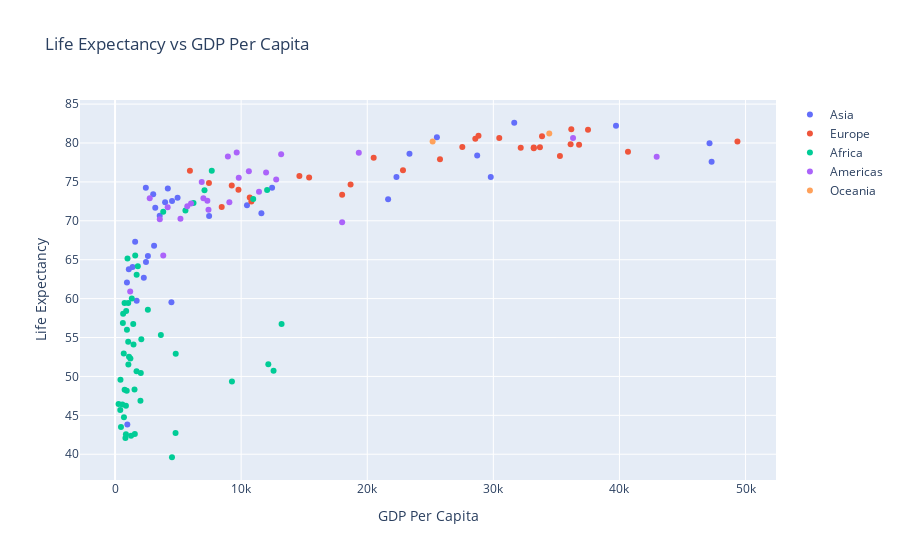

The cell this chart's notebook holds for it:
### Code cell
# avoiding to write muptiple scatter objects, using list comrehension to write only one line
traces=[go.Scatter(y=gapminder_subset[gapminder_subset['continent']==cont]["lifeExp"],x=gapminder_subset[gapminder_subset['continent']==cont]["gdpPercap"],name=cont,mode='markers') for cont in gapminder_subset['continent'].unique()]
data=traces
layout=go.Layout(title='Life Expectancy vs GDP Per Capita', yaxis=dict(title='Life Expectancy'),xaxis=dict(title='GDP Per Capita'),hovermode='closest')
figure=go.Figure(data=data,layout=layout)
iplot(figure)
